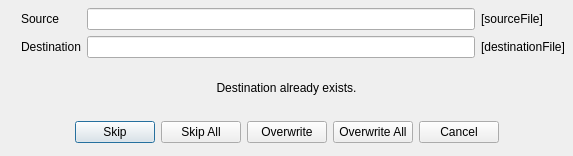
<?xml version="1.0" encoding="UTF-8"?>
<ui version="4.0">
 <class>QtOverwriteDialog</class>
 <widget class="QDialog" name="QtOverwriteDialog">
  <property name="geometry">
   <rect>
    <x>0</x>
    <y>0</y>
    <width>573</width>
    <height>156</height>
   </rect>
  </property>
  <property name="windowTitle">
   <string>Copy Warning</string>
  </property>
  <layout class="QVBoxLayout">
   <property name="spacing">
    <number>6</number>
   </property>
   <property name="leftMargin">
    <number>8</number>
   </property>
   <property name="topMargin">
    <number>8</number>
   </property>
   <property name="rightMargin">
    <number>8</number>
   </property>
   <property name="bottomMargin">
    <number>8</number>
   </property>
   <item>
    <layout class="QHBoxLayout">
     <property name="spacing">
      <number>6</number>
     </property>
     <property name="leftMargin">
      <number>0</number>
     </property>
     <property name="topMargin">
      <number>0</number>
     </property>
     <property name="rightMargin">
      <number>0</number>
     </property>
     <property name="bottomMargin">
      <number>0</number>
     </property>
     <item>
      <widget class="QLabel" name="iconLabel">
       <property name="text">
        <string/>
       </property>
      </widget>
     </item>
     <item>
      <layout class="QGridLayout">
       <property name="leftMargin">
        <number>0</number>
       </property>
       <property name="topMargin">
        <number>0</number>
       </property>
       <property name="rightMargin">
        <number>0</number>
       </property>
       <property name="bottomMargin">
        <number>0</number>
       </property>
       <property name="spacing">
        <number>6</number>
       </property>
       <item row="1" column="0">
        <widget class="QLabel" name="label_3">
         <property name="text">
          <string>Destination</string>
         </property>
        </widget>
       </item>
       <item row="0" column="0">
        <widget class="QLabel" name="label">
         <property name="text">
          <string>Source</string>
         </property>
        </widget>
       </item>
       <item row="0" column="2">
        <widget class="QLabel" name="sourceFileLabel">
         <property name="text">
          <string>[sourceFile]</string>
         </property>
        </widget>
       </item>
       <item row="1" column="2">
        <widget class="QLabel" name="destinationFileLabel">
         <property name="text">
          <string>[destinationFile]</string>
         </property>
        </widget>
       </item>
       <item row="1" column="1">
        <widget class="QLineEdit" name="destLineEdit">
         <property name="sizePolicy">
          <sizepolicy hsizetype="Expanding" vsizetype="Fixed">
           <horstretch>0</horstretch>
           <verstretch>0</verstretch>
          </sizepolicy>
         </property>
         <property name="focusPolicy">
          <enum>Qt::NoFocus</enum>
         </property>
         <property name="text">
          <string/>
         </property>
         <property name="readOnly">
          <bool>true</bool>
         </property>
        </widget>
       </item>
       <item row="0" column="1">
        <widget class="QLineEdit" name="sourceLineEdit">
         <property name="sizePolicy">
          <sizepolicy hsizetype="Expanding" vsizetype="Fixed">
           <horstretch>0</horstretch>
           <verstretch>0</verstretch>
          </sizepolicy>
         </property>
         <property name="focusPolicy">
          <enum>Qt::NoFocus</enum>
         </property>
         <property name="readOnly">
          <bool>true</bool>
         </property>
        </widget>
       </item>
      </layout>
     </item>
    </layout>
   </item>
   <item>
    <widget class="QLabel" name="label_2">
     <property name="text">
      <string>Destination already exists.</string>
     </property>
     <property name="alignment">
      <set>Qt::AlignCenter</set>
     </property>
    </widget>
   </item>
   <item>
    <layout class="QHBoxLayout">
     <property name="spacing">
      <number>6</number>
     </property>
     <property name="leftMargin">
      <number>0</number>
     </property>
     <property name="topMargin">
      <number>0</number>
     </property>
     <property name="rightMargin">
      <number>0</number>
     </property>
     <property name="bottomMargin">
      <number>0</number>
     </property>
     <item>
      <spacer>
       <property name="orientation">
        <enum>Qt::Horizontal</enum>
       </property>
       <property name="sizeHint" stdset="0">
        <size>
         <width>48</width>
         <height>31</height>
        </size>
       </property>
      </spacer>
     </item>
     <item>
      <widget class="QPushButton" name="skipButton">
       <property name="text">
        <string>Skip</string>
       </property>
      </widget>
     </item>
     <item>
      <widget class="QPushButton" name="skipAllButton">
       <property name="text">
        <string>Skip All</string>
       </property>
      </widget>
     </item>
     <item>
      <widget class="QPushButton" name="overwriteButton">
       <property name="text">
        <string>Overwrite</string>
       </property>
      </widget>
     </item>
     <item>
      <widget class="QPushButton" name="overwriteAllButton">
       <property name="text">
        <string>Overwrite All</string>
       </property>
      </widget>
     </item>
     <item>
      <widget class="QPushButton" name="cancelButton">
       <property name="text">
        <string>Cancel</string>
       </property>
      </widget>
     </item>
     <item>
      <spacer>
       <property name="orientation">
        <enum>Qt::Horizontal</enum>
       </property>
       <property name="sizeHint" stdset="0">
        <size>
         <width>40</width>
         <height>20</height>
        </size>
       </property>
      </spacer>
     </item>
    </layout>
   </item>
  </layout>
  <widget class="QWidget" name="widget" native="true">
   <property name="geometry">
    <rect>
     <x>9</x>
     <y>83</y>
     <width>519</width>
     <height>33</height>
    </rect>
   </property>
  </widget>
 </widget>
 <resources/>
 <connections/>
</ui>
